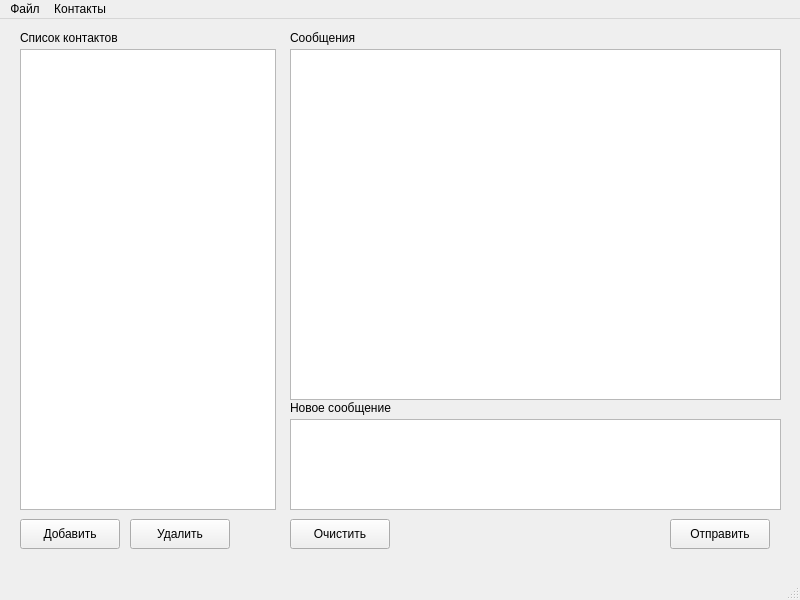
<?xml version="1.0" encoding="UTF-8"?>
<ui version="4.0">
 <class>MainWindow</class>
 <widget class="QMainWindow" name="MainWindow">
  <property name="geometry">
   <rect>
    <x>0</x>
    <y>0</y>
    <width>800</width>
    <height>600</height>
   </rect>
  </property>
  <property name="sizePolicy">
   <sizepolicy hsizetype="Preferred" vsizetype="Preferred">
    <horstretch>0</horstretch>
    <verstretch>0</verstretch>
   </sizepolicy>
  </property>
  <property name="minimumSize">
   <size>
    <width>756</width>
    <height>534</height>
   </size>
  </property>
  <property name="windowTitle">
   <string>Takmachat alpha</string>
  </property>
  <widget class="QWidget" name="centralwidget">
   <widget class="QPushButton" name="addContact">
    <property name="geometry">
     <rect>
      <x>20</x>
      <y>500</y>
      <width>100</width>
      <height>30</height>
     </rect>
    </property>
    <property name="text">
     <string>Добавить</string>
    </property>
   </widget>
   <widget class="QListView" name="contactsList">
    <property name="geometry">
     <rect>
      <x>20</x>
      <y>30</y>
      <width>256</width>
      <height>461</height>
     </rect>
    </property>
   </widget>
   <widget class="QLabel" name="contactsLabel">
    <property name="geometry">
     <rect>
      <x>20</x>
      <y>10</y>
      <width>131</width>
      <height>17</height>
     </rect>
    </property>
    <property name="text">
     <string>Список контактов</string>
    </property>
   </widget>
   <widget class="QPushButton" name="deleteContact">
    <property name="geometry">
     <rect>
      <x>130</x>
      <y>500</y>
      <width>100</width>
      <height>30</height>
     </rect>
    </property>
    <property name="text">
     <string>Удалить</string>
    </property>
   </widget>
   <widget class="QListView" name="messageHistory">
    <property name="geometry">
     <rect>
      <x>290</x>
      <y>30</y>
      <width>491</width>
      <height>351</height>
     </rect>
    </property>
   </widget>
   <widget class="QLabel" name="msgHistoryLbl">
    <property name="geometry">
     <rect>
      <x>290</x>
      <y>10</y>
      <width>91</width>
      <height>17</height>
     </rect>
    </property>
    <property name="text">
     <string>Сообщения</string>
    </property>
   </widget>
   <widget class="QTextEdit" name="msgInput">
    <property name="geometry">
     <rect>
      <x>290</x>
      <y>400</y>
      <width>491</width>
      <height>91</height>
     </rect>
    </property>
   </widget>
   <widget class="QLabel" name="inputBoxLbl">
    <property name="geometry">
     <rect>
      <x>290</x>
      <y>380</y>
      <width>491</width>
      <height>17</height>
     </rect>
    </property>
    <property name="text">
     <string>Новое сообщение</string>
    </property>
   </widget>
   <widget class="QPushButton" name="sendBtn">
    <property name="geometry">
     <rect>
      <x>670</x>
      <y>500</y>
      <width>100</width>
      <height>30</height>
     </rect>
    </property>
    <property name="text">
     <string>Отправить</string>
    </property>
   </widget>
   <widget class="QPushButton" name="cleanBtn">
    <property name="geometry">
     <rect>
      <x>290</x>
      <y>500</y>
      <width>100</width>
      <height>30</height>
     </rect>
    </property>
    <property name="text">
     <string>Очистить</string>
    </property>
   </widget>
  </widget>
  <widget class="QMenuBar" name="menubar">
   <property name="geometry">
    <rect>
     <x>0</x>
     <y>0</y>
     <width>800</width>
     <height>22</height>
    </rect>
   </property>
   <widget class="QMenu" name="menu">
    <property name="title">
     <string>Файл</string>
    </property>
    <addaction name="menuExit"/>
   </widget>
   <widget class="QMenu" name="menu_2">
    <property name="title">
     <string>Контакты</string>
    </property>
    <addaction name="menuAddContact"/>
    <addaction name="menuDelContact"/>
   </widget>
   <addaction name="menu"/>
   <addaction name="menu_2"/>
  </widget>
  <widget class="QStatusBar" name="statusbar"/>
  <action name="menuExit">
   <property name="text">
    <string>Выход</string>
   </property>
   <property name="shortcut">
    <string>Alt+Q</string>
   </property>
  </action>
  <action name="menuAddContact">
   <property name="text">
    <string>Добавить контакт</string>
   </property>
   <property name="shortcut">
    <string>Ctrl+Shift+A</string>
   </property>
  </action>
  <action name="menuDelContact">
   <property name="text">
    <string>Удалить контакт</string>
   </property>
   <property name="shortcut">
    <string>Ctrl+Shift+D</string>
   </property>
  </action>
 </widget>
 <resources/>
 <connections>
  <connection>
   <sender>cleanBtn</sender>
   <signal>clicked()</signal>
   <receiver>msgInput</receiver>
   <slot>clear()</slot>
   <hints>
    <hint type="sourcelabel">
     <x>339</x>
     <y>536</y>
    </hint>
    <hint type="destinationlabel">
     <x>535</x>
     <y>467</y>
    </hint>
   </hints>
  </connection>
 </connections>
</ui>
